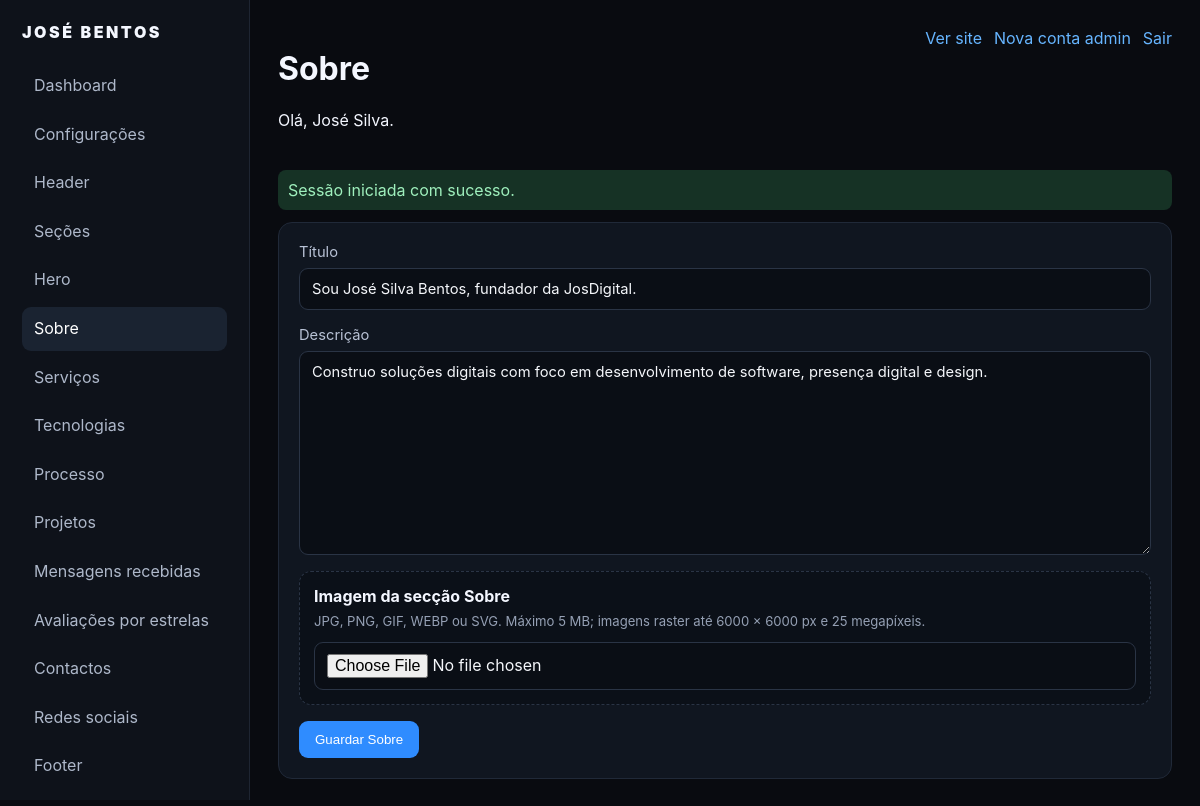
Page /admin.php?tab=about (signed in) on the committed database.
### tables this page shows
CREATE TABLE IF NOT EXISTS about (
  id TINYINT UNSIGNED PRIMARY KEY,
  title VARCHAR(255) DEFAULT NULL,
  description TEXT DEFAULT NULL,
  image_id BIGINT UNSIGNED DEFAULT NULL,
  FOREIGN KEY(image_id) REFERENCES media(id) ON DELETE SET NULL
);

### controllers/AdminController.php (called while the page is built, shortened)
<?php
require_once __DIR__ . '/../models/Admin.php';
require_once __DIR__ . '/../models/Content.php';
final class AdminController
{
    public function run(): void
    {
        $this->dashboard();
    }
    private function dashboard(): void
    {
        $tab = (string) ($_GET['tab'] ?? 'dashboard');
        $about = Content::about();
        $flash = consume_flash();
        require __DIR__ . '/../views/admin.php';
    }
}

### admin.php (called while the page is built, shortened)
<?php
require_once __DIR__ . '/config/database.php';
require_once __DIR__ . '/controllers/AdminController.php';
(new AdminController())->run();

### config/database.php (called while the page is built, shortened)
<?php
function db(): PDO
{
    static $pdo = null;
    if ($pdo instanceof PDO) {
        return $pdo;
    }
    try {
        $dsn = sprintf(
            'mysql:host=%s;dbname=%s;charset=utf8mb4',
            DB_HOST,
            DB_NAME
        );
        $pdo = new PDO($dsn, DB_USER, DB_PASS, [
            PDO::ATTR_ERRMODE => PDO::ERRMODE_EXCEPTION,
            PDO::ATTR_DEFAULT_FETCH_MODE => PDO::FETCH_ASSOC,
            PDO::ATTR_EMULATE_PREPARES => false,
            PDO::ATTR_STRINGIFY_FETCHES => false,
        ]);
        return $pdo;
    } catch (PDOException $e) {
        error_log('JosPortifolio DB error: ' . $e->getMessage());
        throw new RuntimeException(
            'Não foi possível estabelecer ligação com a base de dados.',
            0,
            $e
        );
    }
}
function e(?string $value): string
{
    return htmlspecialchars((string) $value, ENT_QUOTES, 'UTF-8');
}
function consume_flash(): ?array
{
    $flash = $_SESSION['flash'] ?? null;
    return is_array($flash) ? $flash : null;
}

### models/Content.php (called while the page is built, shortened)
<?php
require_once __DIR__ . '/../config/database.php';
final class Content
{
    public static function about(): array
    {
        $stmt = db()->query(
            'SELECT a.*, m.id AS image_id, m.mime_type AS image_mime_type
             FROM about a
             LEFT JOIN media m ON m.id = a.image_id
             WHERE a.id = 1
             LIMIT 1'
        );
        return $stmt->fetch() ?: [];
    }
}

### views/admin.php (the view, shortened to what this page needs)
<?php
$tab = $tab ?? 'dashboard';
$about = $about ?? [];
$flash = $flash ?? null;
?>
<!DOCTYPE html>
<html lang="pt-AO">
<head>
    <link rel="stylesheet" href="assets/css/admin.css">
</head>
<body>
<div class="admin-shell">
    <aside class="sidebar">
        <div class="brand">JOSÉ BENTOS</div>
        <nav>
            <?php
            $nav = [
                'dashboard' => 'Dashboard',
                'settings' => 'Configurações',
                'header' => 'Header',
                'sections' => 'Seções',
                'hero' => 'Hero',
                'about' => 'Sobre',
                'services' => 'Serviços',
                'technologies' => 'Tecnologias',
                'process' => 'Processo',
                'projects' => 'Projetos',
                'messages' => 'Mensagens recebidas',
                'ratings' => 'Avaliações por estrelas',
                'contact' => 'Contactos',
                'social' => 'Redes sociais',
                'footer' => 'Footer',
            ];
            foreach ($nav as $key => $label):
            ?>
                <a href="admin.php?tab=<?= urlencode($key) ?>" class="<?= $tab === $key ? 'active' : '' ?>">
                    <span><?= e($label) ?></span>
                </a>
            <?php endforeach; ?>
        </nav>
    </aside>
    <main class="admin-main">
        <div class="admin-top">
            <div>
                <h1><?= e($nav[$tab] ?? 'Dashboard') ?></h1>
                <p>Olá, <?= e($_SESSION['admin_name'] ?? 'Administrador') ?>.</p>
            </div>
            <div class="admin-top-actions">
                <a href="index.php" target="_blank" rel="noopener noreferrer">Ver site</a>
                <a href="admin.php?action=register">Nova conta admin</a>
                <a href="admin.php?action=logout">Sair</a>
            </div>
        </div>
        <?php if ($flash): ?>
            <div class="alert <?= e($flash['type']) ?>"><?= e($flash['message']) ?></div>
        <?php endif; ?>
        <?php if ($tab === 'dashboard'): ?>
            <div class="cards">
                <div><strong><?= number_format($counts['projects'], 0, ',', '.') ?></strong><span>Projetos</span></div>
                <div><strong><?= number_format($counts['published'], 0, ',', '.') ?></strong><span>Publicados</span></div>
                <div><strong><?= number_format($counts['views'], 0, ',', '.') ?></strong><span>Visualizações</span></div>
                <div><strong><?= number_format($counts['ratings'], 0, ',', '.') ?></strong><span>Avaliações</span></div>
                <div><strong><?= number_format($counts['messages'], 0, ',', '.') ?></strong><span>Mensagens novas</span></div>
            </div>
            <div class="admin-panel">
                <h2>Estrutura sincronizada</h2>
                <p class="admin-note">As imagens e ícones são servidos a partir da tabela <strong>media</strong> através de <code>media.php?id=...</code>. Cada projeto aceita até quatro slots: 1 capa + 3 imagens.</p>
            </div>
        <?php elseif ($tab === 'about'): ?>
            <form class="admin-panel form-grid" method="post" enctype="multipart/form-data">
                <label class="full">Título<input name="title" value="<?= e($about['title'] ?? '') ?>"></label>
                <label class="full">Descrição<textarea name="description" rows="10"><?= e($about['description'] ?? '') ?></textarea></label>
                <div class="media-upload full">
                    <strong>Imagem da secção Sobre</strong><small class="upload-hint">JPG, PNG, GIF, WEBP ou SVG. Máximo 5 MB; imagens raster até 6000 × 6000 px e 25 megapíxeis.</small>
                    <input type="file" name="about_file" accept="image/jpeg,image/png,image/gif,image/webp,image/svg+xml" data-max-bytes="5242880" data-max-dimension="6000" data-max-pixels="25000000">
                </div>
                <button class="admin-btn" type="submit">Guardar Sobre</button>
            </form>
        <?php endif; ?>
    </main>
</div>
</body>
</html>

### assets/css/admin.css (style rules this page uses)
* { box-sizing:border-box }
body { margin:0;font-family:Inter,Arial,sans-serif;background:#090b10;color:#f4f7ff }
.admin-shell { min-height:100vh;display:grid;grid-template-columns:250px 1fr }
.sidebar { background:#0e121a;border-right:1px solid #1e2532;padding:22px;position:sticky;top:0;height:100vh }
.brand { font-weight:900;letter-spacing:.16em;margin-bottom:22px }
.sidebar nav { display:flex;flex-direction:column;gap:5px }
.sidebar a { padding:11px 12px;border-radius:9px;color:#aeb8ca;text-decoration:none }
.sidebar a:hover,.sidebar a.active { background:#1a2331;color:#fff }
.admin-main { padding:28px;max-width:1500px;width:100%;margin:0 auto }
.admin-top { display:flex;justify-content:space-between;align-items:flex-start;margin-bottom:24px }
.admin-top a { color:#66b5ff }
.admin-panel { background:#101620;border:1px solid #202938;border-radius:14px;padding:20px;margin-bottom:18px }
.form-grid { display:grid;grid-template-columns:repeat(2,minmax(0,1fr));gap:16px }
.form-grid .full { grid-column:1/-1 }
label { display:flex;flex-direction:column;gap:7px;color:#b8c2d5;font-size:.92rem }
input,textarea,select { background:#0a0e15;border:1px solid #2a3445;color:#f5f7fb;border-radius:9px;padding:11px 12px;font:inherit }
textarea { resize:vertical;min-height:100px }
.admin-btn { background:#2f8cff;color:#fff;border:0;padding:11px 16px;border-radius:9px;cursor:pointer;width:max-content }
.alert { padding:10px;border-radius:8px;margin-bottom:12px }
.admin-top-actions { display:flex;gap:12px;flex-wrap:wrap }
.admin-top-actions a { color:#66b5ff;text-decoration:none }
.alert.success { background:#163225;color:#9ff0bd }
.media-upload { display:flex;flex-direction:column;gap:10px;padding:14px;border:1px dashed #2a3445;border-radius:12px;background:#0b1018 }
.upload-hint,.form-help { display:block;color:#95a0b4;font-size:.82rem;line-height:1.5;margin:0 }
.media-upload .upload-hint { margin-top:-4px }
.sidebar nav a { line-height:1.35 }
.sidebar { overflow-y:auto }
.sidebar nav a { display:flex;align-items:center;justify-content:space-between;gap:10px }

### rows in the picture
about: title "Sou José Silva Bentos, fundador da JosDigital.", description "Construo soluções digitais com foco em desenvolvimento de software, presença digital e design."

### other values in the picture
$label "Dashboard"
$label "Configurações"
$label "Header"
$label "Seções"
$label "Hero"
$label "Sobre"
$label "Serviços"
$label "Tecnologias"
$label "Processo"
$label "Projetos"
$label "Mensagens recebidas"
$label "Avaliações por estrelas"
$label "Contactos"
$label "Redes sociais"
$label "Footer"
